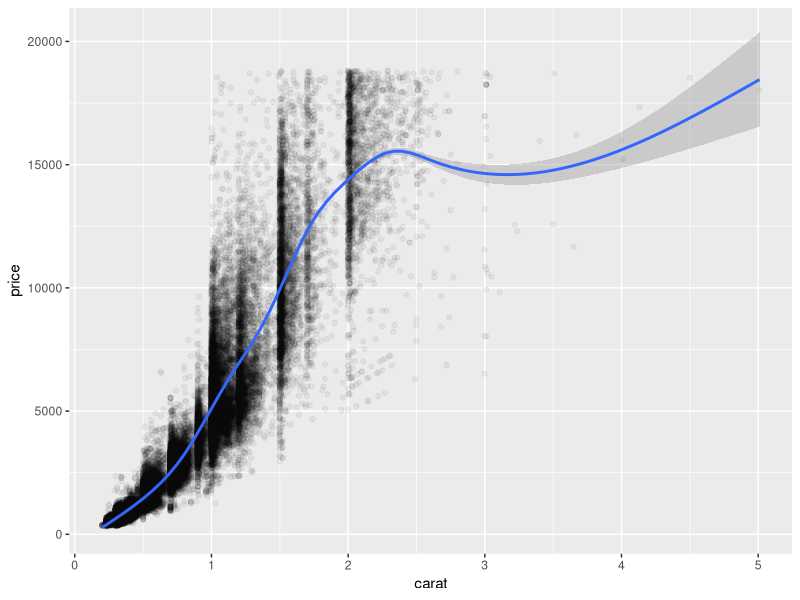
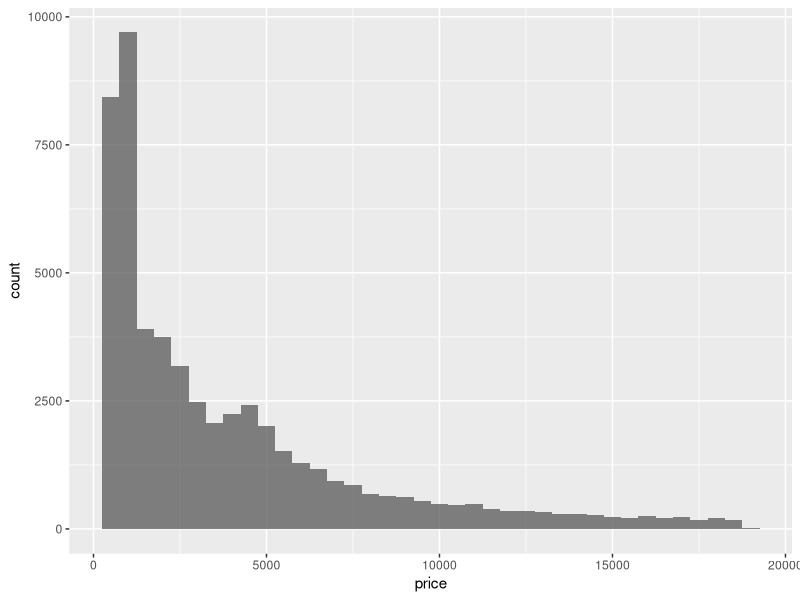
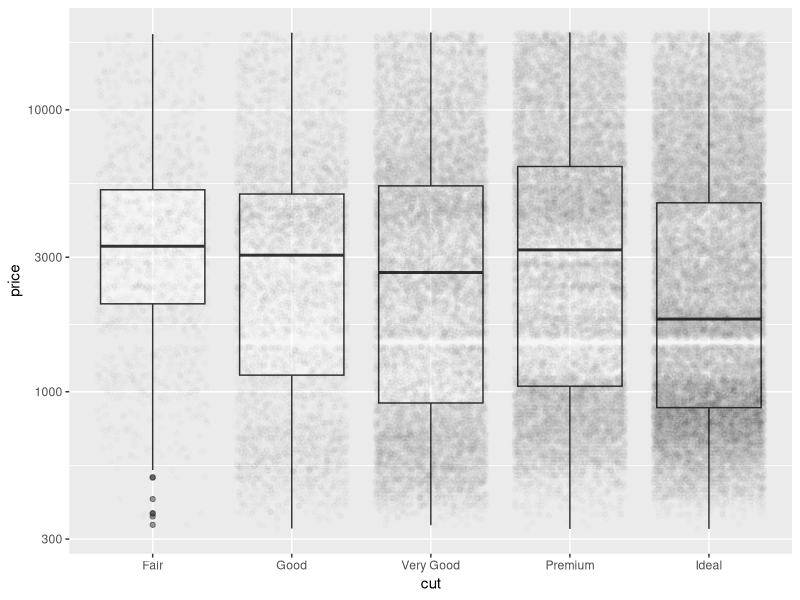
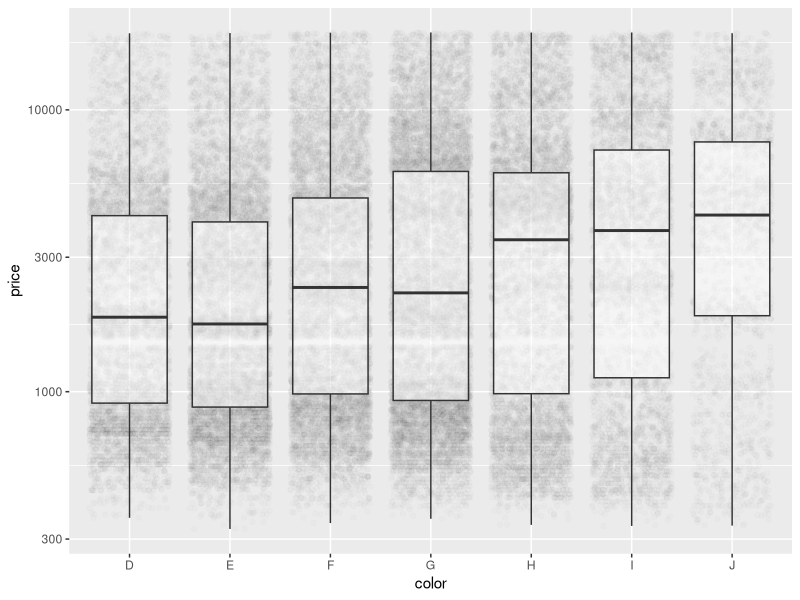
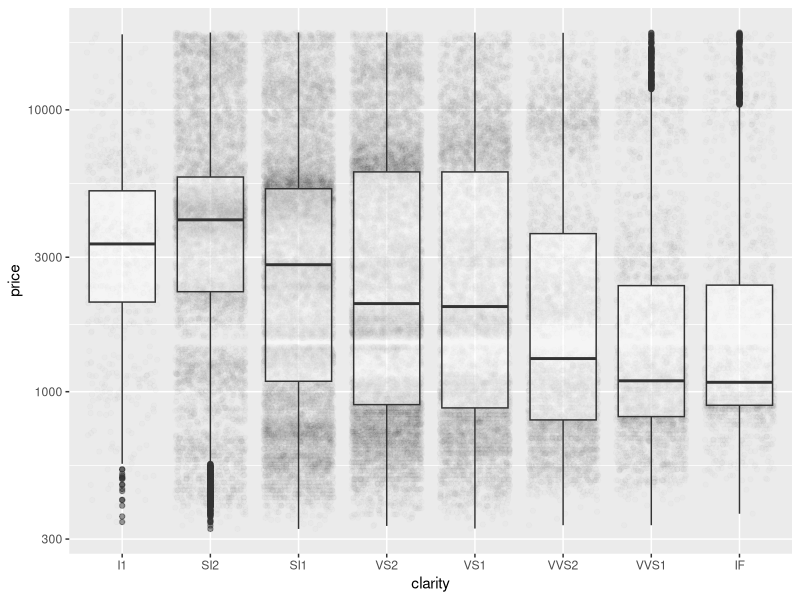

Write the R code that produced these figures, in order.
## ---- chunk 1
#> # A tibble: 53,940 × 10
#>    carat cut       color clarity depth table price     x     y     z
#>    <dbl> <ord>     <ord> <ord>   <dbl> <dbl> <int> <dbl> <dbl> <dbl>
#>  1  0.23 Ideal     E     SI2      61.5    55   326  3.95  3.98  2.43
#>  2  0.21 Premium   E     SI1      59.8    61   326  3.89  3.84  2.31
#>  3  0.23 Good      E     VS1      56.9    65   327  4.05  4.07  2.31
#>  4  0.29 Premium   I     VS2      62.4    58   334  4.2   4.23  2.63
#>  5  0.31 Good      J     SI2      63.3    58   335  4.34  4.35  2.75
#>  6  0.24 Very Good J     VVS2     62.8    57   336  3.94  3.96  2.48
#>  7  0.24 Very Good I     VVS1     62.3    57   336  3.95  3.98  2.47
#>  8  0.26 Very Good H     SI1      61.9    55   337  4.07  4.11  2.53
#>  9  0.22 Fair      E     VS2      65.1    61   337  3.87  3.78  2.49
#> 10  0.23 Very Good H     VS1      59.4    61   338  4     4.05  2.39
#> # … with 53,930 more rows
## ---- chunk 2
library(tidyverse)

as_tibble(diamonds)
## ---- chunk 3
summary(diamonds)
## ---- chunk 4
ggplot(diamonds, aes(x = carat, y = price)) +
  geom_point(alpha = 0.05) +
  geom_smooth()
## ---- chunk 5
ggplot(diamonds, aes(x = price)) +
  geom_histogram(binwidth = 500, alpha = 0.75)
## ---- chunk 6
ggplot(diamonds, aes(x = cut, y = price)) +
  geom_boxplot(alpha = 0.5) +
  geom_jitter(alpha = 0.01) +
  scale_y_log10()
## ---- chunk 7
ggplot(diamonds, aes(x = color, y = price)) +
  geom_jitter(alpha = 0.01) +
  geom_boxplot(alpha = 0.5) +
  scale_y_log10()
## ---- chunk 8
ggplot(diamonds, aes(x = clarity, y = price)) +
  geom_jitter(alpha = 0.01) +
  geom_boxplot(alpha = 0.5) +
  scale_y_log10()
